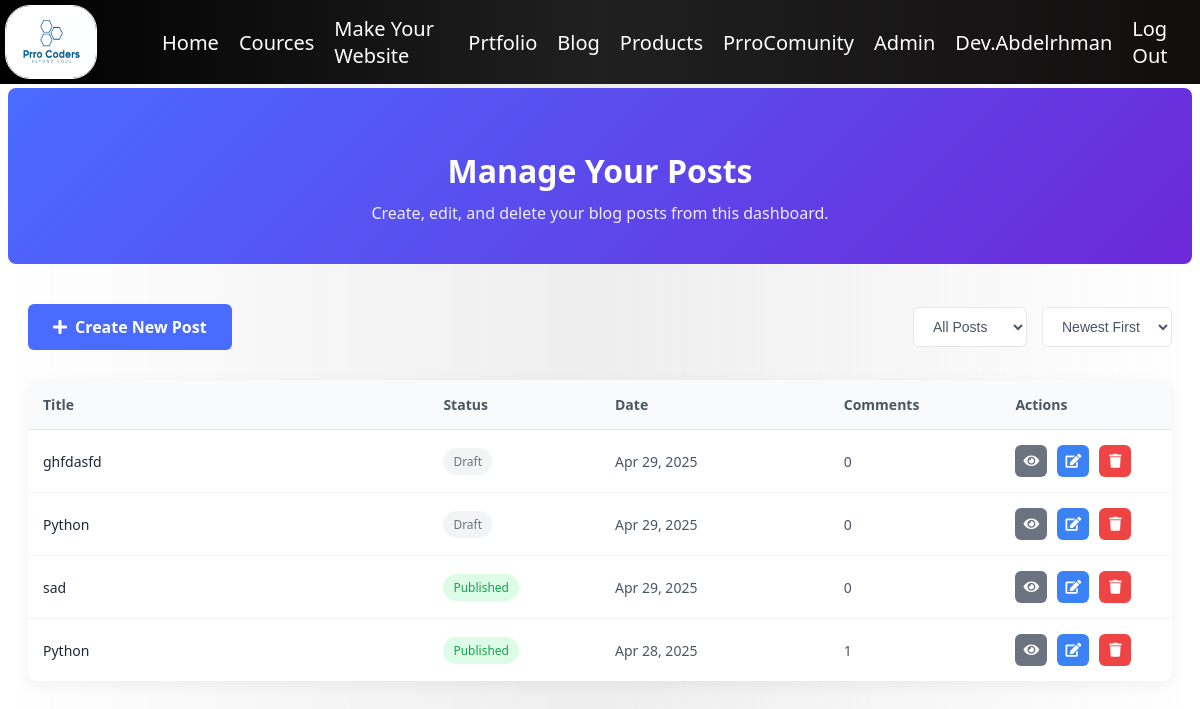
Before: /blog/manage/ (signed in) with the older database file.
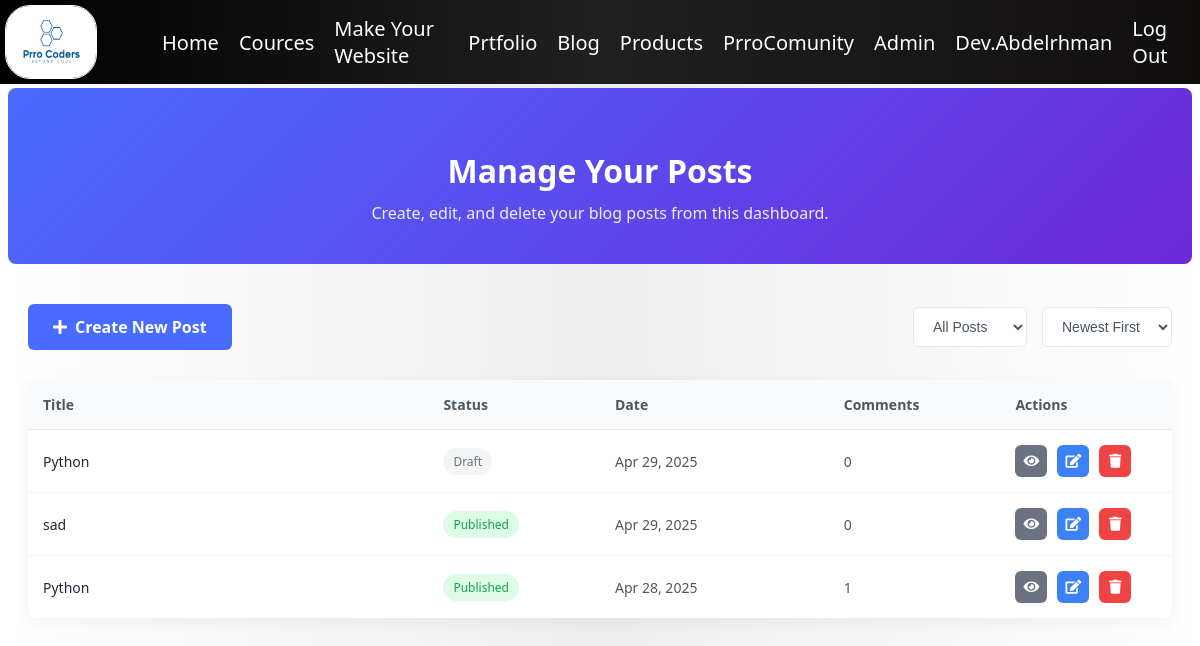
After: the same page with the newer database file.
### blog/models.py (models this page shows, shortened)
class Post(models.Model):
    STATUS_CHOICES = (
        ('draft', 'Draft'),
        ('published', 'Published'),
    )
    title = models.CharField(max_length=200)
    slug = models.SlugField(unique_for_date='publish_date')
    author = models.ForeignKey(User, on_delete=models.CASCADE, related_name='blog_posts')
    content = models.TextField()
    content_html = models.TextField(editable=False, blank=True)
    featured_image = models.ImageField(upload_to='blog/%Y/%m/%d/', blank=True, null=True)
    publish_date = models.DateTimeField(default=timezone.now)
    created_date = models.DateTimeField(auto_now_add=True)
    updated_date = models.DateTimeField(auto_now=True)
    status = models.CharField(max_length=10, choices=STATUS_CHOICES, default='draft')
    categories = models.ManyToManyField(Category, related_name='posts')
    class Meta:
        ordering = ['-publish_date']

### blog/views.py (the view)
# urls.py: path('manage/', views.manage_posts, name='manage_posts'),
@login_required
@user_passes_test(is_staff_user)
def manage_posts(request):
    posts = Post.objects.filter(author=request.user).order_by('-publish_date')
    paginator = Paginator(posts, 10)
    page = request.GET.get('page')
    try:
        posts = paginator.page(page)
    except PageNotAnInteger:
        posts = paginator.page(1)
    except EmptyPage:
        posts = paginator.page(paginator.num_pages)
    return render(request, 'blog/manage_posts.html', {
        'posts': posts,
        'categories': Category.objects.all()
    })

### blog/views.py (called while the page is built)
def is_staff_user(user):
    return user.is_staff or user.is_superuser

### templates/blog/manage_posts.html (shortened to what this page needs)
{% extends 'layout.html' %}
{% load static %}
{% block head %}
<link rel="stylesheet" href="https://cdnjs.cloudflare.com/ajax/libs/font-awesome/5.15.4/css/all.min.css">
{% endblock %}
{% block body %}
<div class="manage-header">
    <h1>Manage Your Posts</h1>
    <p>Create, edit, and delete your blog posts from this dashboard.</p>
</div>
<div class="manage-container">
    <div class="manage-actions">
        <a href="{% url 'blog:post_create' %}" class="btn-create">
            <i class="fas fa-plus"></i> Create New Post
        </a>
        <div class="post-filters">
            <select class="filter-select">
                <option value="all">All Posts</option>
            </select>
            <select class="filter-select">
                <option value="newest">Newest First</option>
            </select>
        </div>
    </div>
    {% if posts %}
        <div class="post-table">
            <table>
                <thead>
                    <tr>
                        <th style="width: 35%;">Title</th>
                        <th style="width: 15%;">Status</th>
                        <th style="width: 20%;">Date</th>
                        <th style="width: 15%;">Comments</th>
                        <th style="width: 15%;">Actions</th>
                    </tr>
                </thead>
                <tbody>
                    {% for post in posts %}
                        <tr>
                            <td>
                                <a href="{% url 'blog:post_detail' year=post.publish_date.year month=post.publish_date.month day=post.publish_date.day slug=post.slug %}" class="post-title">
                                    {{ post.title }}
                                </a>
                            </td>
                            <td>
                                <span class="post-status {% if post.status == 'published' %}status-published{% else %}status-draft{% endif %}">
                                    {{ post.get_status_display }}
                                </span>
                            </td>
                            <td>{{ post.publish_date|date:"M d, Y" }}</td>
                            <td>{{ post.comments.count }}</td>
                            <td>
                                <div class="post-actions">
                                    <a href="{% url 'blog:post_detail' year=post.publish_date.year month=post.publish_date.month day=post.publish_date.day slug=post.slug %}" class="btn-action btn-view" title="View Post">
                                        <i class="fas fa-eye"></i>
                                    </a>
                                    <a href="{% url 'blog:post_update' pk=post.pk %}" class="btn-action btn-edit" title="Edit Post">
                                        <i class="fas fa-edit"></i>
                                    </a>
                                    <a href="{% url 'blog:post_delete' pk=post.pk %}" class="btn-action btn-delete" title="Delete Post">
                                        <i class="fas fa-trash"></i>
                                    </a>
                                </div>
                            </td>
                        </tr>
                    {% endfor %}
                </tbody>
            </table>
        </div>
    {% endif %}
</div>
{% endblock %}

Changed rows visible on the page:
removed Post: title "ghfdasfd", status "Draft", publish_date "Apr 29, 2025", comments.count "0"
